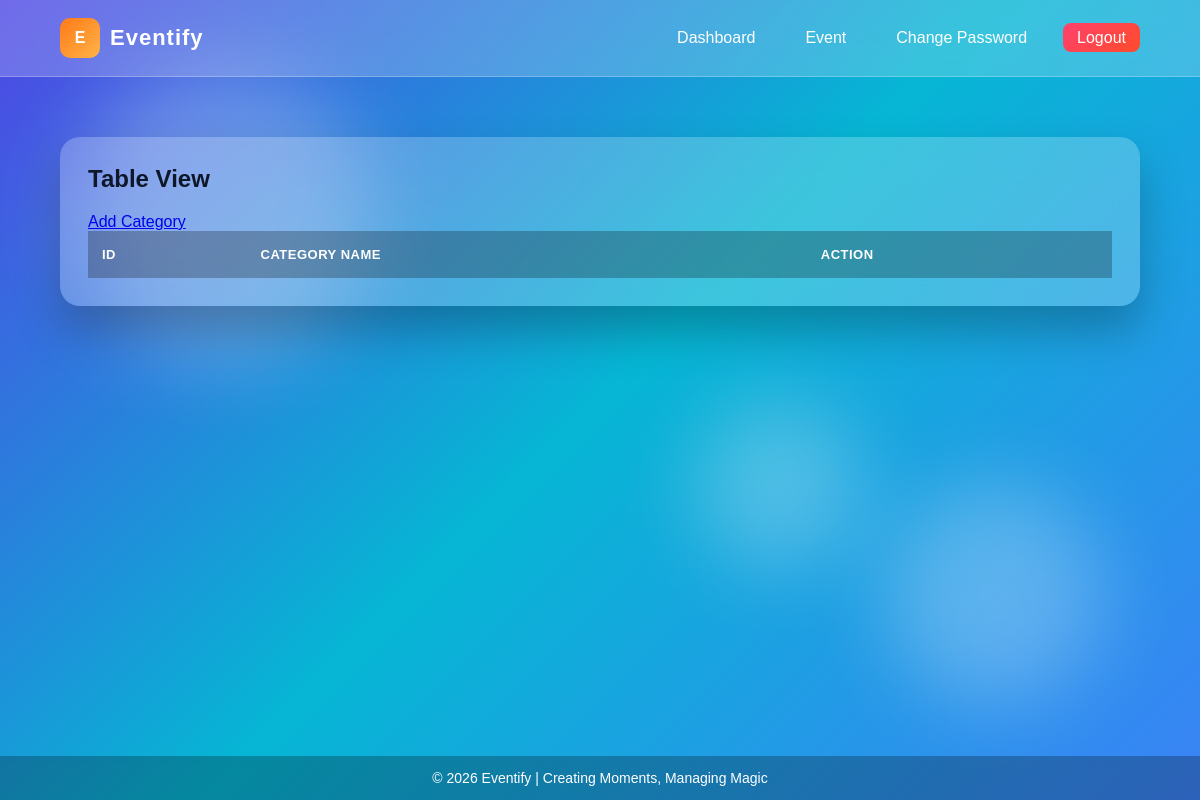
The app's page /categorylist/, older data.
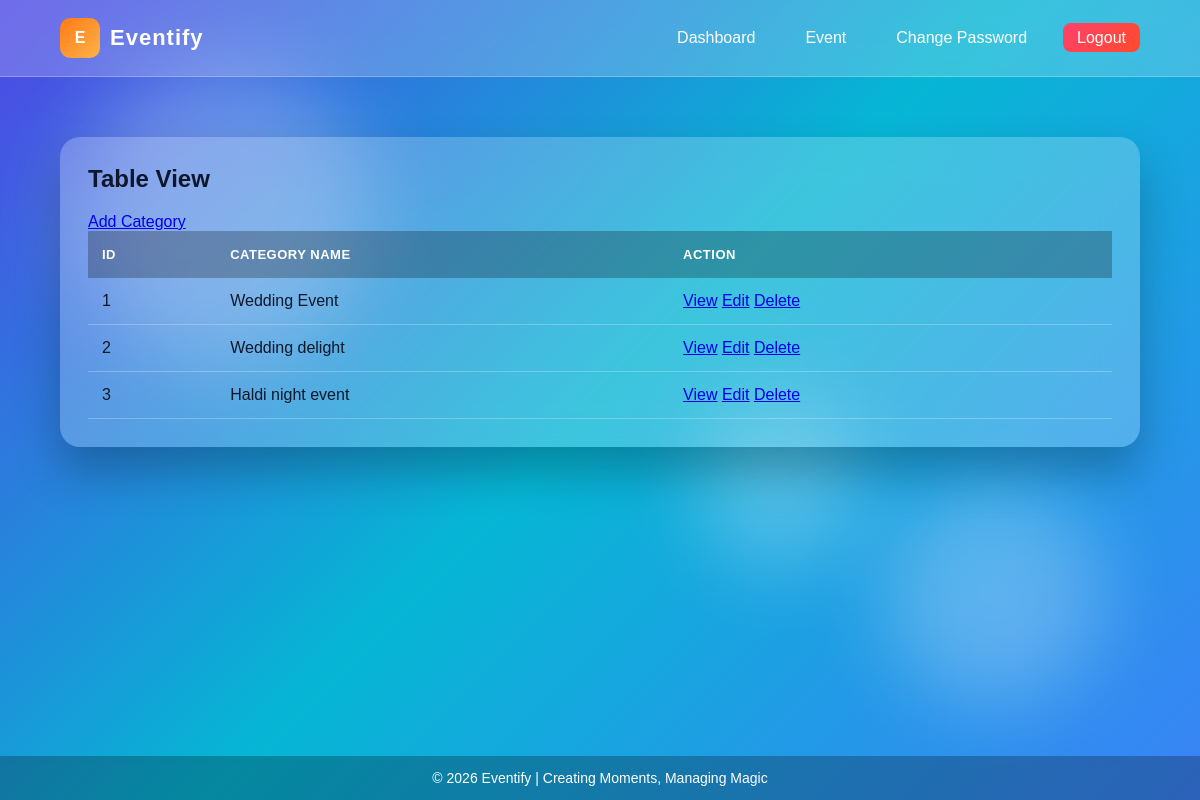
The same page, newer data.
### event/models.py (models this page shows, shortened)
class CategoryModel(models.Model):
    name=models.CharField(max_length=100,null=True)

### event/views.py (the view)
# urls.py: path('categorylist/', categoryPage, name="category"),
def categoryPage(request):
    data=CategoryModel.objects.all()
    return render(request, "category/categorylist.html", {'data':data})

### event/templates/category/categorylist.html
{% extends 'master/base.html' %}
{% block body %}
        <div class="card">
            <h2>Table View</h2>
            <table>
                <a href="{% url 'addcate' %}">Add Category</a>
                <thead>
                    <tr>
                        <th>ID</th>
                        <th>Category Name</th>
                        <th>Action</th>
                    </tr>
                </thead>
                <tbody>
                    {% for i in data %}
                    <tr>
                        <td>{{forloop.counter}}</td>
                        <td>{{i.name}}</td>
                        <td>
                            <a href="#">View</a>
                            <a href="{% url 'editcate' i.id %}">Edit</a>
                            <a href="{% url 'deletecate' i.id %}">Delete</a>
                        </td>
                    </tr>
                    {% endfor %}
                </tbody>
            </table>
        </div>
{% endblock body %}

Row changes from the older to the newer data that the page shows:
added CategoryModel: name "Wedding Event"
added CategoryModel: name "Wedding delight"
added CategoryModel: name "Haldi night event"
